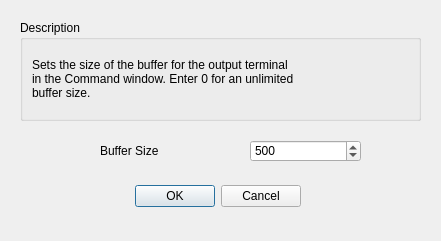
<?xml version="1.0" encoding="UTF-8"?>
<ui version="4.0">
 <class>Buffer</class>
 <widget class="QDialog" name="Buffer">
  <property name="geometry">
   <rect>
    <x>0</x>
    <y>0</y>
    <width>441</width>
    <height>241</height>
   </rect>
  </property>
  <property name="minimumSize">
   <size>
    <width>441</width>
    <height>241</height>
   </size>
  </property>
  <property name="maximumSize">
   <size>
    <width>441</width>
    <height>241</height>
   </size>
  </property>
  <property name="windowTitle">
   <string>Set Buffer Size</string>
  </property>
  <widget class="QDialogButtonBox" name="buttonBox">
   <property name="geometry">
    <rect>
     <x>-40</x>
     <y>180</y>
     <width>341</width>
     <height>32</height>
    </rect>
   </property>
   <property name="orientation">
    <enum>Qt::Horizontal</enum>
   </property>
   <property name="standardButtons">
    <set>QDialogButtonBox::Cancel|QDialogButtonBox::Ok</set>
   </property>
  </widget>
  <widget class="QGroupBox" name="groupBox_description">
   <property name="geometry">
    <rect>
     <x>20</x>
     <y>20</y>
     <width>401</width>
     <height>101</height>
    </rect>
   </property>
   <property name="title">
    <string>Description</string>
   </property>
   <layout class="QGridLayout" name="gridLayout">
    <item row="0" column="0">
     <widget class="QLabel" name="label_description">
      <property name="text">
       <string>Sets the size of the buffer for the output terminal
in the Command window. Enter 0 for an unlimited
buffer size.</string>
      </property>
     </widget>
    </item>
   </layout>
  </widget>
  <widget class="QLabel" name="label_bufferSize">
   <property name="geometry">
    <rect>
     <x>100</x>
     <y>140</y>
     <width>111</width>
     <height>21</height>
    </rect>
   </property>
   <property name="text">
    <string>Buffer Size</string>
   </property>
  </widget>
  <widget class="QSpinBox" name="spinBox_bufferSize">
   <property name="geometry">
    <rect>
     <x>250</x>
     <y>140</y>
     <width>111</width>
     <height>22</height>
    </rect>
   </property>
   <property name="maximum">
    <number>999999999</number>
   </property>
   <property name="singleStep">
    <number>5</number>
   </property>
   <property name="value">
    <number>500</number>
   </property>
  </widget>
 </widget>
 <tabstops>
  <tabstop>spinBox_bufferSize</tabstop>
 </tabstops>
 <resources/>
 <connections>
  <connection>
   <sender>buttonBox</sender>
   <signal>accepted()</signal>
   <receiver>Buffer</receiver>
   <slot>accept()</slot>
   <hints>
    <hint type="sourcelabel">
     <x>248</x>
     <y>254</y>
    </hint>
    <hint type="destinationlabel">
     <x>157</x>
     <y>274</y>
    </hint>
   </hints>
  </connection>
  <connection>
   <sender>buttonBox</sender>
   <signal>rejected()</signal>
   <receiver>Buffer</receiver>
   <slot>reject()</slot>
   <hints>
    <hint type="sourcelabel">
     <x>316</x>
     <y>260</y>
    </hint>
    <hint type="destinationlabel">
     <x>286</x>
     <y>274</y>
    </hint>
   </hints>
  </connection>
 </connections>
</ui>
